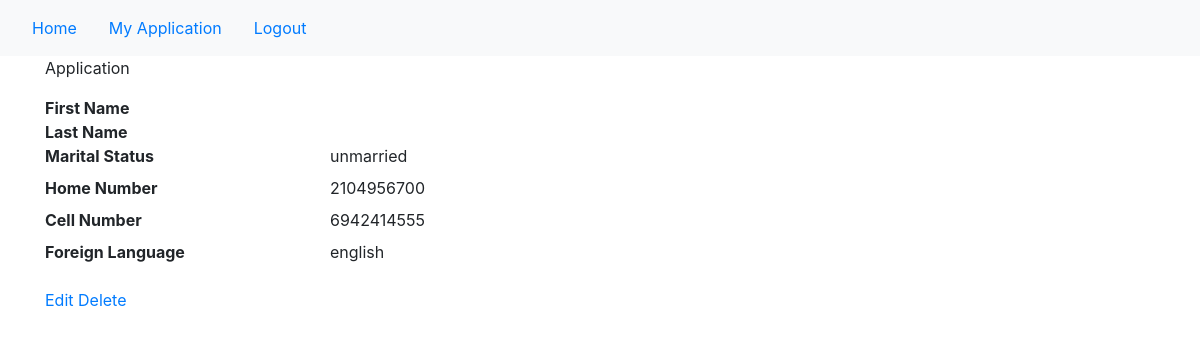
The app's page /my_application/ (signed in) with its own data.
### main/models.py (models this page shows, shortened)
class User(AbstractUser):
    has_applied = models.BooleanField(default=False)
    fathers_name = models.CharField(max_length=150, null=True)
    mothers_name = models.CharField(max_length=150, null=True)
    class Sex(models.TextChoices):
        male = "male"
        female = "female"
    sex = models.CharField(
        max_length=6,
        choices=Sex.choices,
        null=True
    )
    class Marital_status(models.TextChoices):
        married = "married"
        unmarried = "unmarried"
    marital_status = models.CharField(
        max_length=9,
        choices=Marital_status.choices,
        null=True,
        blank=True
    )
    class Μilitary_service(models.TextChoices):
        completed = "completed"
        not_completed = "not completed"
    military_service = models.CharField(
        max_length=13,
        choices=Μilitary_service.choices,
        null=True,
        blank=True
    )
    date_of_birth = models.DateField(null=True) # user should be able to choose. Maybe try date input widget
    place_of_birth = models.CharField(max_length=150, null=True)
    prefecture = models.CharField(max_length=150, null=True) #νομός
    country = models.CharField(max_length=150, null=True)
    def validate_amka(amka): #amka must be eleven digits
        if not (amka.isdigit() and len(amka) == 11):
            raise ValidationError('amka must be 11 digits')
    amka = models.CharField(max_length=11, validators=[validate_amka], null = True)
    def validate_afm(afm): #afm must be 9 digits
        if not (afm.isdigit() and len(afm) == 9):
            raise ValidationError('afm must be 9 digits')
    afm = models.CharField(max_length=9, validators=[validate_afm], null = True)

class Contact_information(models.Model):
    user = models.OneToOneField(User,on_delete=models.CASCADE, null=True)
    def validate_number(number): #must be ten digits
        if not (number.isdigit() and len(number) == 10):
            raise ValidationError('number must be 10 digits')
    home_number = models.CharField(max_length=10, validators=[validate_number], null = True)
    cell_number = models.CharField(max_length=10, validators=[validate_number], null = True)

class Foreign_language(models.Model):
    user = models.ForeignKey(User,on_delete=models.CASCADE, null=True)
    language = models.CharField(max_length=150, null=True, blank=True)
    level = models.CharField(max_length=150, null=True, blank=True)
    degree = models.CharField(max_length=150, null=True, blank=True)
    grade = models.FloatField(null=True, blank=True)
    acquisition_date = models.DateField(null=True, blank=True)
    is_deleted = models.BooleanField(default = False) #true when the user wants to remove the form

### main/views.py (the view)
# urls.py: path("my_application/", views.my_application, name="my_application"),
@login_required(login_url='login')
def my_application(request): #shows current users application info
    if request.user.groups.filter(name='Grammateia').exists():
        return redirect('home')
    user=request.user
    contact_information = Contact_information.objects.get(user=user)
    undergraduate_info = Undergraduate.objects.filter(user=user)
    postgraduate_info = Postgraduate.objects.filter(user=user)
    foreign_language_info = Foreign_language.objects.filter(user=user)
    work_experience_info = Work_experience.objects.filter(user=user)
    reference_letter_info = Reference_letter.objects.filter(user=user)
    scholarship_info = Scholarship.objects.filter(user=user)
    theses_info = Theses.objects.filter(user=user)
    application = Application.objects.get(user=request.user)
    context = {'application': application,
               'user': user,
               'contact_information': contact_information,
               'undergraduate_info': undergraduate_info,
               'postgraduate_info': postgraduate_info,
               'foreign_language_info': foreign_language_info,
               'work_experience_info': work_experience_info,
               'reference_letter_info': reference_letter_info,
               'scholarship_info': scholarship_info,
               'theses_info': theses_info}
    return render(request, "main/my_application.html", context)

### main/templates/main/my_application.html (shortened to what this page needs)
{% extends 'main/base.html' %}
{% block content %}
<div class="container">
    <p> Application</p>
    <div>
        <dl class="row">
            <dt class="col-sm-3">First Name</dt>
            <dd class="col-sm-9">{{user.first_name}}</dd>
            <dt class="col-sm-3">Last Name</dt>
            <dd class="col-sm-9">{{user.last_name}}</dd>
            <dt class="col-sm-3">Marital Status</dt>
            <dd class="col-sm-9">{{user.marital_status}}</dd>
            <dt class="col-sm-3">Home Number</dt>
            <dd class="col-sm-9">{{contact_information.home_number}}</dd>
            <dt class="col-sm-3">Cell Number</dt>
            <dd class="col-sm-9">{{contact_information.cell_number}}</dd>
            {% for form in foreign_language_info %}
            <dt class="col-sm-3">Foreign Language</dt>
            <dd class="col-sm-9">{{form.language}}</dd>
            {% endfor %}
        </dl>
    </div>
    <a href = "{% url 'update_application' application.id %}">Edit</a>
    <a href = "{% url 'delete_application' application.id %}">Delete</a>
</div>
{% endblock %}

### records on screen
User: marital_status "unmarried"
Contact_information: home_number "2104956700", cell_number "6942414555"
Foreign_language: language "english"
